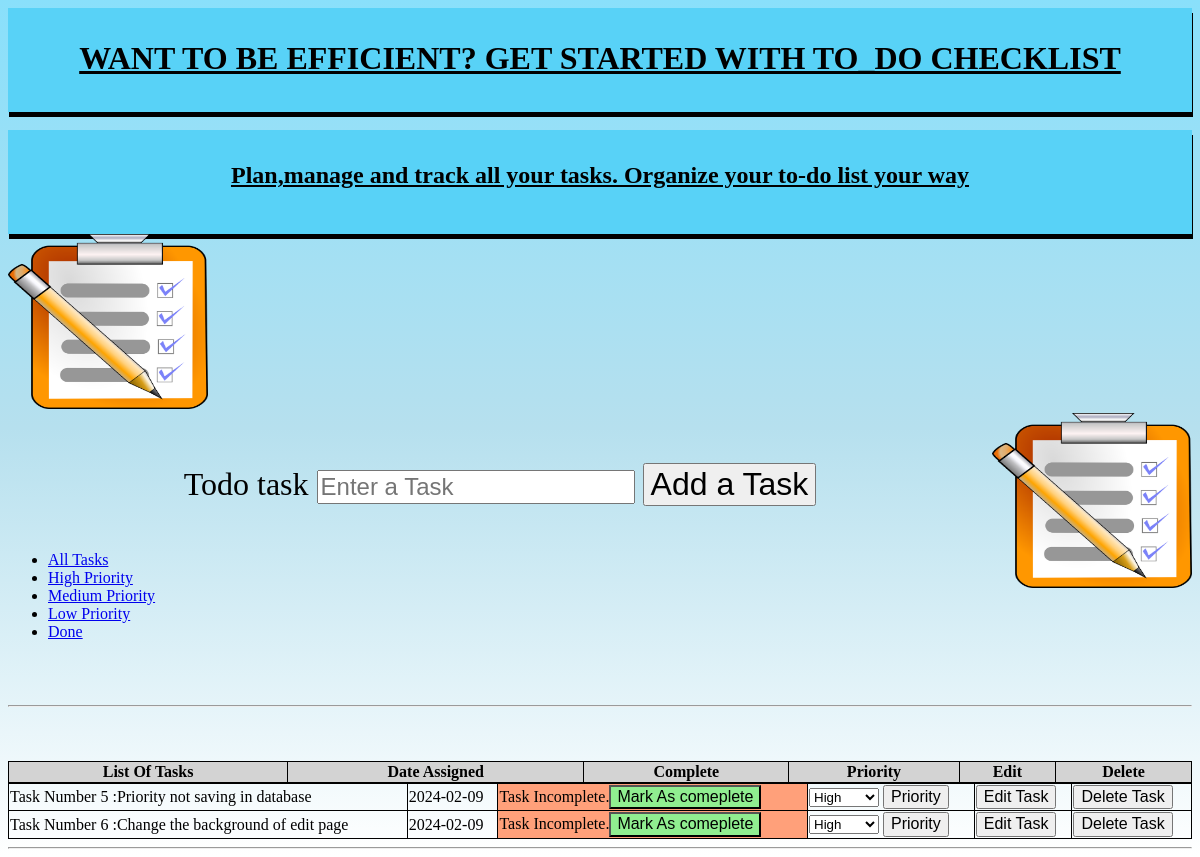
The page /tasks/high on the database its author committed.
### website/models.py (models this page shows)
class Todo(db.Model):
    id = db.Column(db.Integer, primary_key = True)
    task = db.Column(db.String(300), unique = True)
    complete = db.Column(db.Boolean, default = False)
    date_created = db.Column(db.DateTime,default=datetime.now)
    priority = db.Column(db.String(10))

### website/views.py (the view)
@my_view.route('/tasks/<priority>')
def view_tasks(priority):
    if priority == "all":
        tasks = Todo.query.all()
    else:
        tasks = Todo.query.filter_by(priority=priority).all()
    return render_template('index.html', todo_list=tasks, priority=priority)

### website/templates/index.html (shortened to what this page needs)
<!DOCTYPE html>
<html lang="en" >
<head>
    <link rel="stylesheet" href="{{ url_for('static',filename='style.css')}}">
</head>
<body class="index">
        <h1>WANT TO BE EFFICIENT? GET STARTED WITH TO_DO CHECKLIST</h1><br>
        <h2>Plan,manage and track all your tasks. Organize your to-do list your way</h2>
        <form action="/add" method="post">
            <img src="{{ url_for('static', filename='checklist.webp') }}" alt="User Image"class="left-image"style="width:200px;height: 175px;"><br>
            <img src="{{ url_for('static', filename='checklist.webp') }}" alt="User Image"class="right-image"style="width:200px;height: 175px;"><br>
            <div>
                <label>Todo task</label>
                <input type="text" name="task" placeholder="Enter a Task">
                <button type="submit">Add a Task</button>
            </div>
        </form>
        <ul id="tabs" class="nav nav-tabs" data-tabs="tabs">
            <li role="presentation" class="active"><a href="{{ url_for('my_view.view_tasks', priority='all') }}" target ="_blank">All Tasks</a></li>
            <li role="presentation"><a href="{{ url_for('my_view.view_tasks', priority='high') }}">High Priority</a></li>
            <li role="presentation"><a href="{{ url_for('my_view.view_tasks', priority='medium') }}">Medium Priority</a></li>
            <li role="presentation"><a href="{{ url_for('my_view.view_tasks', priority='low') }}">Low Priority</a></li>
            <li role="presentation"><a href="{{ url_for('my_view.view_tasks', priority='done') }}">Done</a></li>
            </ul>
        <div class="error">
        <hr>
    </div>
    <table>
        <tr>
            <th>List Of Tasks</th>
            <th>Date Assigned</th>
            <th>Complete</th>
            <th>Priority</th>
            <th>Edit</th>
            <th>Delete</th>
            <table id="table">
                {% for todo in todo_list %}
                <tr>
                    <td>Task Number {{todo.id}}  :{{todo.task}}  </td>
                    <td>{{todo.date_created.strftime('%Y-%m-%d')}}</td>
                    {% if todo.complete == False %}
                    <td class="snap">Task Incomplete.<a href = "/update/{{todo.id}}"><button class="complete">Mark As comeplete</button></a></td>
                    {% else %}
                    <td class="complete"> Task Complete<a href = "/update/{{todo.id}}"><button class="snap" type="submit">Mark As incomeplete</button></a></td>
                    {% endif %}
                    <td>
                        <form action="/update_priority/{{todo.id}}" method="post">
                        <select name="priority" id="priority-{{ todo.id }}">
                            <option class= high value="high"{% if todo.priority=="high" %}selected {% endif %}>High</option>
                        </select>
                        <button type="submit">Priority</button>
                    </form>
                </td>
                <td><a href="/edit/{{todo.id}}"> <button type="submit">Edit Task</button></a></td>
                <td class="delete"><a href="/delete/{{todo.id}}"><button type="submit">Delete Task</button></a></td>
            </tr>
                {% endfor %}
                </table>
    </table>
    <hr>
</body>
</html>

### website/static/style.css (style rules this page uses)
body { background-image: linear-gradient(rgb(137, 224, 251), rgb(182, 224, 238), white); }
h1,h2 { margin: 0; width: 100%; height: 72px; padding-top: 32px; text-align: center; text-decoration:underline; background-color: rgb(88, 210, 247); box-shadow: 1px 5px; }
hr { box-sizing: content-box; height: 0; overflow: visible; }
button { font-family: Poppins, sans-serif; font-size: 100%; line-height: 1.15; margin: 0; }
input { font-family: Poppins, sans-serif; line-height: 1; font-size: 75%; }
.error { text-align: center; color:red; }
div { text-align: center; margin: 0; width: 100%; height: 72px; width: 100%; padding-top: 32px; font-size: 32px; }
.right-image { float: right; }
table,th,td { border:1px solid black; }
table { border-collapse: collapse; width: 100%; }
th { text-align: center; background-color: lightgray; color:black }
.complete { background-color: lightgreen; }
.snap { background-color:lightsalmon; }

### rows shown on the page
Todo: id "5", task "Priority not saving in database", date_created "2024-02-09", priority "High"
Todo: id "6", task "Change the background of edit page", date_created "2024-02-09", priority "High"
